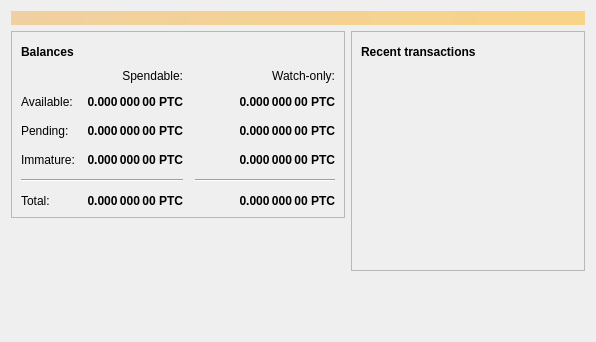
<?xml version="1.0" encoding="UTF-8"?>
<ui version="4.0">
 <class>OverviewPage</class>
 <widget class="QWidget" name="OverviewPage">
  <property name="geometry">
   <rect>
    <x>0</x>
    <y>0</y>
    <width>596</width>
    <height>342</height>
   </rect>
  </property>
  <property name="windowTitle">
   <string>Form</string>
  </property>
  <layout class="QVBoxLayout" name="topLayout">
   <item>
    <widget class="QLabel" name="labelAlerts">
     <property name="visible">
      <bool>false</bool>
     </property>
     <property name="styleSheet">
      <string notr="true">QLabel { background-color: qlineargradient(x1: 0, y1: 0, x2: 1, y2: 0, stop:0 #F0D0A0, stop:1 #F8D488); color:#000000; }</string>
     </property>
     <property name="wordWrap">
      <bool>true</bool>
     </property>
     <property name="margin">
      <number>3</number>
     </property>
     <property name="textInteractionFlags">
      <set>Qt::TextSelectableByMouse</set>
     </property>
    </widget>
   </item>
   <item>
    <layout class="QHBoxLayout" name="horizontalLayout" stretch="1,1">
     <item>
      <layout class="QVBoxLayout" name="verticalLayout_2">
       <item>
        <widget class="QFrame" name="frame">
         <property name="frameShape">
          <enum>QFrame::StyledPanel</enum>
         </property>
         <property name="frameShadow">
          <enum>QFrame::Raised</enum>
         </property>
         <layout class="QVBoxLayout" name="verticalLayout_4">
          <item>
           <layout class="QHBoxLayout" name="horizontalLayout_4">
            <item>
             <widget class="QLabel" name="label_5">
              <property name="font">
               <font>
                <weight>75</weight>
                <bold>true</bold>
               </font>
              </property>
              <property name="text">
               <string>Balances</string>
              </property>
             </widget>
            </item>
            <item>
             <widget class="QPushButton" name="labelWalletStatus">
              <property name="enabled">
               <bool>true</bool>
              </property>
              <property name="maximumSize">
               <size>
                <width>30</width>
                <height>16777215</height>
               </size>
              </property>
              <property name="toolTip">
               <string>The displayed information may be out of date. Your wallet automatically synchronizes with the Pyeongtaekcoin network after a connection is established, but this process has not completed yet.</string>
              </property>
              <property name="text">
               <string/>
              </property>
              <property name="icon">
               <iconset resource="../bitcoin.qrc">
                <normaloff>:/icons/warning</normaloff>
                <disabledoff>:/icons/warning</disabledoff>:/icons/warning</iconset>
              </property>
              <property name="iconSize">
               <size>
                <width>24</width>
                <height>24</height>
               </size>
              </property>
              <property name="flat">
               <bool>true</bool>
              </property>
             </widget>
            </item>
            <item>
             <spacer name="horizontalSpacer_3">
              <property name="orientation">
               <enum>Qt::Horizontal</enum>
              </property>
              <property name="sizeHint" stdset="0">
               <size>
                <width>40</width>
                <height>20</height>
               </size>
              </property>
             </spacer>
            </item>
           </layout>
          </item>
          <item>
           <layout class="QGridLayout" name="gridLayout">
            <property name="spacing">
             <number>12</number>
            </property>
            <item row="2" column="2">
             <widget class="QLabel" name="labelWatchPending">
              <property name="font">
               <font>
                <weight>75</weight>
                <bold>true</bold>
               </font>
              </property>
              <property name="cursor">
               <cursorShape>IBeamCursor</cursorShape>
              </property>
              <property name="toolTip">
               <string>Unconfirmed transactions to watch-only addresses</string>
              </property>
              <property name="text">
               <string notr="true">0.000 000 00 PTC</string>
              </property>
              <property name="alignment">
               <set>Qt::AlignRight|Qt::AlignTrailing|Qt::AlignVCenter</set>
              </property>
              <property name="textInteractionFlags">
               <set>Qt::LinksAccessibleByMouse|Qt::TextSelectableByKeyboard|Qt::TextSelectableByMouse</set>
              </property>
             </widget>
            </item>
            <item row="2" column="1">
             <widget class="QLabel" name="labelUnconfirmed">
              <property name="font">
               <font>
                <weight>75</weight>
                <bold>true</bold>
               </font>
              </property>
              <property name="cursor">
               <cursorShape>IBeamCursor</cursorShape>
              </property>
              <property name="toolTip">
               <string>Total of transactions that have yet to be confirmed, and do not yet count toward the spendable balance</string>
              </property>
              <property name="text">
               <string notr="true">0.000 000 00 PTC</string>
              </property>
              <property name="alignment">
               <set>Qt::AlignRight|Qt::AlignTrailing|Qt::AlignVCenter</set>
              </property>
              <property name="textInteractionFlags">
               <set>Qt::LinksAccessibleByMouse|Qt::TextSelectableByKeyboard|Qt::TextSelectableByMouse</set>
              </property>
             </widget>
            </item>
            <item row="3" column="2">
             <widget class="QLabel" name="labelWatchImmature">
              <property name="font">
               <font>
                <weight>75</weight>
                <bold>true</bold>
               </font>
              </property>
              <property name="cursor">
               <cursorShape>IBeamCursor</cursorShape>
              </property>
              <property name="toolTip">
               <string>Mined balance in watch-only addresses that has not yet matured</string>
              </property>
              <property name="text">
               <string notr="true">0.000 000 00 PTC</string>
              </property>
              <property name="alignment">
               <set>Qt::AlignRight|Qt::AlignTrailing|Qt::AlignVCenter</set>
              </property>
              <property name="textInteractionFlags">
               <set>Qt::LinksAccessibleByMouse|Qt::TextSelectableByKeyboard|Qt::TextSelectableByMouse</set>
              </property>
             </widget>
            </item>
            <item row="4" column="0" colspan="2">
             <widget class="Line" name="line">
              <property name="orientation">
               <enum>Qt::Horizontal</enum>
              </property>
             </widget>
            </item>
            <item row="4" column="2">
             <widget class="Line" name="lineWatchBalance">
              <property name="sizePolicy">
               <sizepolicy hsizetype="Preferred" vsizetype="Fixed">
                <horstretch>0</horstretch>
                <verstretch>0</verstretch>
               </sizepolicy>
              </property>
              <property name="minimumSize">
               <size>
                <width>140</width>
                <height>0</height>
               </size>
              </property>
              <property name="orientation">
               <enum>Qt::Horizontal</enum>
              </property>
             </widget>
            </item>
            <item row="5" column="0">
             <widget class="QLabel" name="labelTotalText">
              <property name="text">
               <string>Total:</string>
              </property>
             </widget>
            </item>
            <item row="3" column="1">
             <widget class="QLabel" name="labelImmature">
              <property name="font">
               <font>
                <weight>75</weight>
                <bold>true</bold>
               </font>
              </property>
              <property name="cursor">
               <cursorShape>IBeamCursor</cursorShape>
              </property>
              <property name="toolTip">
               <string>Mined balance that has not yet matured</string>
              </property>
              <property name="text">
               <string notr="true">0.000 000 00 PTC</string>
              </property>
              <property name="alignment">
               <set>Qt::AlignRight|Qt::AlignTrailing|Qt::AlignVCenter</set>
              </property>
              <property name="textInteractionFlags">
               <set>Qt::LinksAccessibleByMouse|Qt::TextSelectableByKeyboard|Qt::TextSelectableByMouse</set>
              </property>
             </widget>
            </item>
            <item row="2" column="3">
             <spacer name="horizontalSpacer_2">
              <property name="orientation">
               <enum>Qt::Horizontal</enum>
              </property>
              <property name="sizeHint" stdset="0">
               <size>
                <width>40</width>
                <height>20</height>
               </size>
              </property>
             </spacer>
            </item>
            <item row="3" column="0">
             <widget class="QLabel" name="labelImmatureText">
              <property name="text">
               <string>Immature:</string>
              </property>
             </widget>
            </item>
            <item row="5" column="1">
             <widget class="QLabel" name="labelTotal">
              <property name="font">
               <font>
                <weight>75</weight>
                <bold>true</bold>
               </font>
              </property>
              <property name="cursor">
               <cursorShape>IBeamCursor</cursorShape>
              </property>
              <property name="toolTip">
               <string>Your current total balance</string>
              </property>
              <property name="text">
               <string notr="true">0.000 000 00 PTC</string>
              </property>
              <property name="alignment">
               <set>Qt::AlignRight|Qt::AlignTrailing|Qt::AlignVCenter</set>
              </property>
              <property name="textInteractionFlags">
               <set>Qt::LinksAccessibleByMouse|Qt::TextSelectableByKeyboard|Qt::TextSelectableByMouse</set>
              </property>
             </widget>
            </item>
            <item row="5" column="2">
             <widget class="QLabel" name="labelWatchTotal">
              <property name="font">
               <font>
                <weight>75</weight>
                <bold>true</bold>
               </font>
              </property>
              <property name="cursor">
               <cursorShape>IBeamCursor</cursorShape>
              </property>
              <property name="toolTip">
               <string>Current total balance in watch-only addresses</string>
              </property>
              <property name="text">
               <string notr="true">0.000 000 00 PTC</string>
              </property>
              <property name="alignment">
               <set>Qt::AlignRight|Qt::AlignTrailing|Qt::AlignVCenter</set>
              </property>
              <property name="textInteractionFlags">
               <set>Qt::LinksAccessibleByMouse|Qt::TextSelectableByKeyboard|Qt::TextSelectableByMouse</set>
              </property>
             </widget>
            </item>
            <item row="0" column="2">
             <widget class="QLabel" name="labelWatchonly">
              <property name="text">
               <string>Watch-only:</string>
              </property>
              <property name="alignment">
               <set>Qt::AlignRight|Qt::AlignTrailing|Qt::AlignVCenter</set>
              </property>
             </widget>
            </item>
            <item row="1" column="0">
             <widget class="QLabel" name="labelBalanceText">
              <property name="text">
               <string>Available:</string>
              </property>
             </widget>
            </item>
            <item row="1" column="1">
             <widget class="QLabel" name="labelBalance">
              <property name="font">
               <font>
                <weight>75</weight>
                <bold>true</bold>
               </font>
              </property>
              <property name="cursor">
               <cursorShape>IBeamCursor</cursorShape>
              </property>
              <property name="toolTip">
               <string>Your current spendable balance</string>
              </property>
              <property name="text">
               <string notr="true">0.000 000 00 PTC</string>
              </property>
              <property name="alignment">
               <set>Qt::AlignRight|Qt::AlignTrailing|Qt::AlignVCenter</set>
              </property>
              <property name="textInteractionFlags">
               <set>Qt::LinksAccessibleByMouse|Qt::TextSelectableByKeyboard|Qt::TextSelectableByMouse</set>
              </property>
             </widget>
            </item>
            <item row="1" column="2">
             <widget class="QLabel" name="labelWatchAvailable">
              <property name="font">
               <font>
                <weight>75</weight>
                <bold>true</bold>
               </font>
              </property>
              <property name="cursor">
               <cursorShape>IBeamCursor</cursorShape>
              </property>
              <property name="toolTip">
               <string>Your current balance in watch-only addresses</string>
              </property>
              <property name="text">
               <string notr="true">0.000 000 00 PTC</string>
              </property>
              <property name="alignment">
               <set>Qt::AlignRight|Qt::AlignTrailing|Qt::AlignVCenter</set>
              </property>
              <property name="textInteractionFlags">
               <set>Qt::LinksAccessibleByMouse|Qt::TextSelectableByKeyboard|Qt::TextSelectableByMouse</set>
              </property>
             </widget>
            </item>
            <item row="2" column="0">
             <widget class="QLabel" name="labelPendingText">
              <property name="text">
               <string>Pending:</string>
              </property>
             </widget>
            </item>
            <item row="0" column="1">
             <widget class="QLabel" name="labelSpendable">
              <property name="text">
               <string>Spendable:</string>
              </property>
              <property name="alignment">
               <set>Qt::AlignRight|Qt::AlignTrailing|Qt::AlignVCenter</set>
              </property>
             </widget>
            </item>
           </layout>
          </item>
         </layout>
        </widget>
       </item>
       <item>
        <spacer name="verticalSpacer">
         <property name="orientation">
          <enum>Qt::Vertical</enum>
         </property>
         <property name="sizeHint" stdset="0">
          <size>
           <width>20</width>
           <height>40</height>
          </size>
         </property>
        </spacer>
       </item>
      </layout>
     </item>
     <item>
      <layout class="QVBoxLayout" name="verticalLayout_3">
       <item>
        <widget class="QFrame" name="frame_2">
         <property name="frameShape">
          <enum>QFrame::StyledPanel</enum>
         </property>
         <property name="frameShadow">
          <enum>QFrame::Raised</enum>
         </property>
         <layout class="QVBoxLayout" name="verticalLayout">
          <item>
           <layout class="QHBoxLayout" name="horizontalLayout_2">
            <item>
             <widget class="QLabel" name="label_4">
              <property name="font">
               <font>
                <weight>75</weight>
                <bold>true</bold>
               </font>
              </property>
              <property name="text">
               <string>Recent transactions</string>
              </property>
             </widget>
            </item>
            <item>
             <widget class="QPushButton" name="labelTransactionsStatus">
              <property name="enabled">
               <bool>true</bool>
              </property>
              <property name="maximumSize">
               <size>
                <width>30</width>
                <height>16777215</height>
               </size>
              </property>
              <property name="toolTip">
               <string>The displayed information may be out of date. Your wallet automatically synchronizes with the Pyeongtaekcoin network after a connection is established, but this process has not completed yet.</string>
              </property>
              <property name="text">
               <string/>
              </property>
              <property name="icon">
               <iconset resource="../bitcoin.qrc">
                <normaloff>:/icons/warning</normaloff>
                <disabledoff>:/icons/warning</disabledoff>:/icons/warning</iconset>
              </property>
              <property name="iconSize">
               <size>
                <width>24</width>
                <height>24</height>
               </size>
              </property>
              <property name="flat">
               <bool>true</bool>
              </property>
             </widget>
            </item>
            <item>
             <spacer name="horizontalSpacer">
              <property name="orientation">
               <enum>Qt::Horizontal</enum>
              </property>
              <property name="sizeHint" stdset="0">
               <size>
                <width>40</width>
                <height>20</height>
               </size>
              </property>
             </spacer>
            </item>
           </layout>
          </item>
          <item>
           <widget class="QListView" name="listTransactions">
            <property name="styleSheet">
             <string notr="true">QListView { background: transparent; }</string>
            </property>
            <property name="frameShape">
             <enum>QFrame::NoFrame</enum>
            </property>
            <property name="verticalScrollBarPolicy">
             <enum>Qt::ScrollBarAlwaysOff</enum>
            </property>
            <property name="horizontalScrollBarPolicy">
             <enum>Qt::ScrollBarAlwaysOff</enum>
            </property>
            <property name="selectionMode">
             <enum>QAbstractItemView::NoSelection</enum>
            </property>
           </widget>
          </item>
         </layout>
        </widget>
       </item>
       <item>
        <spacer name="verticalSpacer_2">
         <property name="orientation">
          <enum>Qt::Vertical</enum>
         </property>
         <property name="sizeHint" stdset="0">
          <size>
           <width>20</width>
           <height>40</height>
          </size>
         </property>
        </spacer>
       </item>
      </layout>
     </item>
    </layout>
   </item>
  </layout>
 </widget>
 <resources/>
 <connections/>
</ui>
